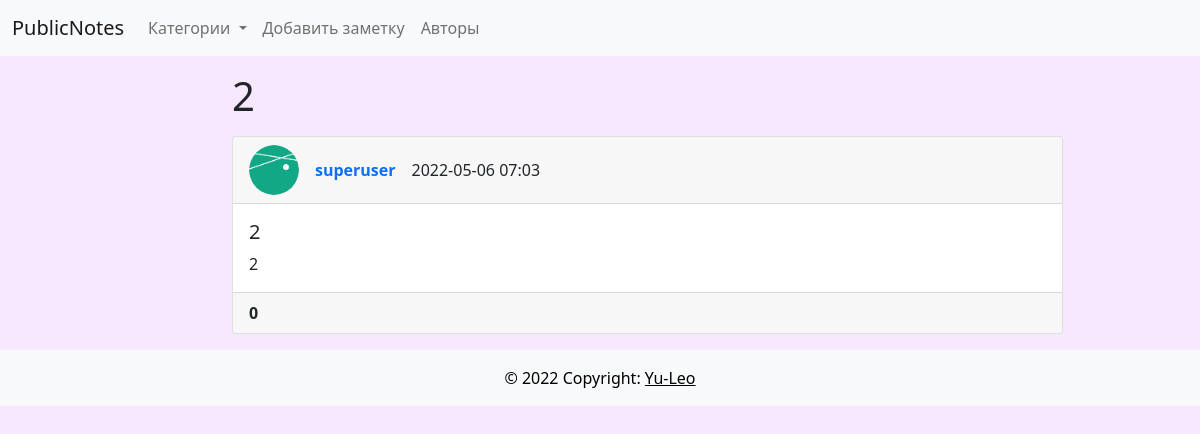
The page /note/9/ on the database its author committed.
### wall/models.py (models this page shows, shortened)
class Note(models.Model):
    title = models.CharField(max_length=150, verbose_name='Название')
    content = models.TextField(verbose_name='Текст', blank=True)
    created_at = models.DateTimeField(auto_now_add=True, verbose_name='Дата создания')
    rating = models.IntegerField(verbose_name='Рейтинг', default=0)
    stared = models.BooleanField(verbose_name='Важная', default=False)
    author = models.ForeignKey('Author', on_delete=models.PROTECT, verbose_name='Автор', null=True, blank=True)
    category = models.ForeignKey('Category', on_delete=models.PROTECT, verbose_name='Категория', null=True, blank=True)
    class Meta:
        verbose_name = 'Заметка'
        verbose_name_plural = 'Заметки'
        ordering = ['-created_at', 'title']

class Author(models.Model):
    nickname = models.CharField(max_length=150, verbose_name='Никнейм', unique=True)
    email = models.EmailField(verbose_name='Почта', unique=True)
    photo = models.ImageField(upload_to='photos/%Y/%m/%d/', verbose_name='Аватарка', blank=True)
    rating = models.IntegerField(verbose_name='Рейтинг', default=0)
    class Meta:
        verbose_name = 'Автор'
        verbose_name_plural = 'Авторы'
        ordering = ['nickname']

### wall/views.py (the view)
# urls.py: path('note/<int:pk>/', ViewNote.as_view(), name='note'),
class ViewNote(DetailView):
    model = Note
    template_name = 'wall/note.html'
    context_object_name = 'note'

### wall/models.py (called while the page is built)
    def get_absolute_url(self):
        return reverse('category', kwargs={"pk": self.pk})

### wall/templatetags/wall_tags.py (called while the page is built)
@register.simple_tag
def get_categories():
    return Category.objects.all()

### wall/templates/wall/note.html (shortened to what this page needs)
{% extends 'base.html' %}
{% block content_title %} <h1 class="mb-3">{{ note.title }}</h1>{% endblock %}
{% block content %}
<div class="card mb-3">
    <div class="card-header">
        <div class="hstack gap-3">
            <div class="">
                <img src="{% if note.author.photo %}
                {{ note.author.photo.url }}
                {% else %}
                {% load static %}
                {% endif %}" alt="..." width="50" height="50"
                     style="border-radius: 25px;">
            </div>
            <div class="fw-bold">
                {% if note.author %}
                <a href="#" class="text-decoration-none">{{ note.author.nickname }}</a>
                {% else %}
                Аноним
                {% endif %}
            </div>
            <div class="fw-light">{{ note.created_at|date:"Y-m-d H:i" }}</div>
        </div>
    </div>
    <div class="card-body">
        <h5 class="card-title">{{ note.title }}</h5>
        <p class="card-text">{{ note.content }}</p>
    </div>
    <div class="card-footer"
         style="{% if note.category.color %}background-color: #{{note.category.color}}{% endif %}">
        <div class="hstack gap-3">
            {% if note.rating > 0 %}
            <div class="text-success fw-bold">+{{note.rating}}</div>
            {% elif note.rating < 0 %}
            <div class="text-danger fw-bold">{{note.rating}}</div>
            {% else %}
            <div class="fw-bold">{{note.rating}}</div>
            {% endif %}
        </div>
    </div>
</div>
{% endblock %}

### wall/static/wall/css/style.css (style rules this page uses)
body { background-color: #F7E8FF; }

### rows shown on the page
Note: title "2", author.photo (picture), author.nickname "superuser", created_at "2022-05-06 07:03", content "2", rating "0"
